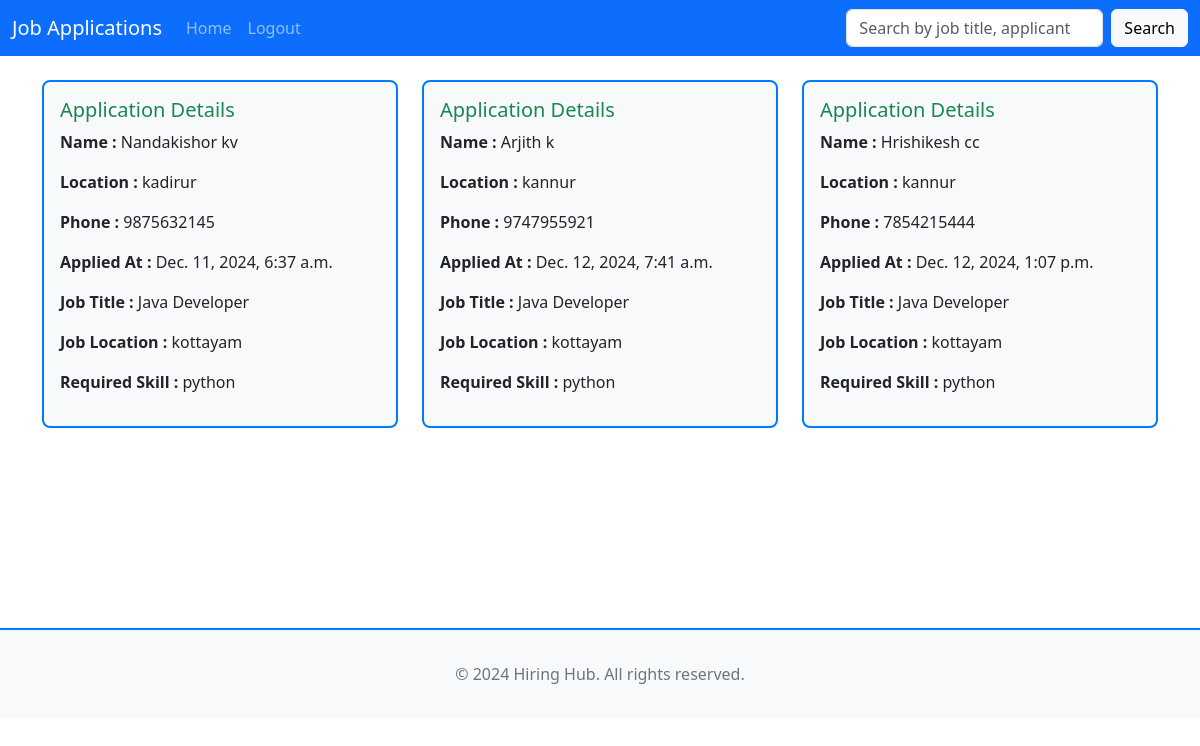
Screenshot of /viewjobapply/ (signed in) with the database file from the repository.
### job/models.py (models this page shows)
class Application(models.Model):
    user_id = models.ForeignKey(Profile, on_delete=models.CASCADE)
    job_id = models.ForeignKey(Job, on_delete=models.CASCADE)
    company_id = models.ForeignKey(Company, on_delete=models.CASCADE)
    applied_at = models.DateTimeField(auto_now_add=True)
    status = models.CharField(max_length=50, choices=[
        ('applied', 'Applied'),
        ('interview', 'Interview'),
        ('rejected', 'Rejected'),
        ('hired', 'Hired'),
    ])

class Profile(models.Model):
    user_id = models.ForeignKey(User, on_delete=models.CASCADE)
    phone = models.CharField(max_length=15, blank=True)
    resume = models.FileField(upload_to='resumes/', blank=True)
    location = models.CharField(max_length=100, blank=True)
    skills = models.ManyToManyField(Skill, blank=True)  # Many-to-many relationship

class User(AbstractUser):
    user_type=models.CharField(max_length=100)

class Job(models.Model):
    company_id = models.ForeignKey(Company, on_delete=models.CASCADE)
    department_id = models.ForeignKey(Department, on_delete=models.CASCADE)
    skill_id = models.ForeignKey(Skill, on_delete=models.CASCADE)
    title = models.CharField(max_length=255)
    description = models.CharField(max_length=500)
    location = models.CharField(max_length=100)
    posted_at = models.DateTimeField(auto_now_add=True)
    closing_date = models.DateTimeField()

class Skill(models.Model):
    sk_name = models.CharField(max_length=100)

### job/views.py (the view, shortened to what this page needs)
# urls.py: path('viewjobapply/',views.viewjobapply,name="viewjobapply")
@login_required
def viewjobapply(request):
    company_id = request.session.get('Company_id')
    if not company_id:
        return HttpResponse("Company ID not found in session. Please log in as a company.")
    try:
        company = Company.objects.get(Company_id=company_id)
    except Company.DoesNotExist:
        return HttpResponse("No company found with the given Company ID.")
    jobs = Job.objects.filter(company_id=company)
    applications = Application.objects.filter(job_id__in=jobs).select_related(
        'job_id', 'job_id__skill_id', 'user_id', 'user_id__user_id'
    )
    query = request.GET.get('q')
    return render(request, "viewjobapply.html", {"applications": applications, "query": query})

### job/templates/viewjobapply.html (shortened to what this page needs)
<!DOCTYPE html>
<html lang="en">
<head>
    <link href="https://cdn.jsdelivr.net/npm/bootstrap@5.3.0/dist/css/bootstrap.min.css" rel="stylesheet">
</head>
<body>
    <nav class="navbar navbar-expand-lg navbar-dark bg-primary">
        <div class="container-fluid">
            <a class="navbar-brand" href="#">Job Applications</a>
            <div class="collapse navbar-collapse" id="navbarNav">
                <ul class="navbar-nav me-auto">
                    <li class="nav-item">
                        <a class="nav-link" href="{% url 'Companyhome' %}">Home</a>
                    </li>
                    <li class="nav-item">
                        <a class="nav-link" href="{% url 'logouts' %}">Logout</a>
                    </li>
                </ul>
                <form class="d-flex" method="get" action="">
                    <input class="form-control me-2" type="search" name="q" placeholder="Search by job title, applicant name, or skill" value="{{ query|default:'' }}">
                    <button class="btn btn-light" type="submit">Search</button>
                </form>
            </div>
        </div>
    </nav>
    <div class="container my-4">
        {% if applications %}
            <div class="row g-4">
                {% for app in applications %}
                <div class="col-md-6 col-lg-4">
                    <div class="card custom-card h-100">
                        <div class="card-body">
                            <h5 class="card-title text-success">Application Details</h5>
                            <p><strong>Name : </strong> {{ app.user_id.user_id.first_name }} {{ app.user_id.user_id.last_name }}</p>
                            <p><strong>Location : </strong> {{ app.user_id.location }}</p>
                            <p><strong>Phone : </strong> {{ app.user_id.phone }}</p>
                            <p><strong>Applied At : </strong> {{ app.applied_at }}</p>
                            <p><strong>Job Title : </strong> {{ app.job_id.title }}</p>
                            <p><strong>Job Location : </strong> {{ app.job_id.location }}</p>
                            <p><strong>Required Skill : </strong> {{ app.job_id.skill_id.sk_name }}</p>
                        </div>
                    </div>
                </div>
                {% endfor %}
            </div>
        {% else %}
            <p class="text-center">No applications found.</p>
        {% endif %}
    </div>
    <footer class="text-center cd">
        <div class="container">
            <p>&copy; 2024 Hiring Hub. All rights reserved.</p>
        </div>
    </footer>
</body>
</html>

### job/templates/viewjobapply.html (style rules this page uses)
.custom-card { background-color: #f8f9fa; border: 2px solid #007BFF; border-radius: 8px; }
footer { background-color: #f8f9fa; padding: 2rem 0; border-top: 2px solid #007BFF; }
footer p { margin: 0; color: #6c757d; }
.cd { margin-top: 200px; }

### rows the page displays
Application: user_id.user_id.first_name "Nandakishor", user_id.user_id.last_name "kv", user_id.location "kadirur", user_id.phone "9875632145", applied_at "Dec. 11, 2024, 6:37 a.m.", job_id "Java Developer", job_id.location "kottayam", job_id.skill_id.sk_name "python"
Application: user_id.user_id.first_name "Arjith", user_id.user_id.last_name "k", user_id.location "kannur", user_id.phone "9747955921", applied_at "Dec. 12, 2024, 7:41 a.m.", job_id "Java Developer", job_id.location "kottayam", job_id.skill_id.sk_name "python"
Application: user_id.user_id.first_name "Hrishikesh", user_id.user_id.last_name "cc", user_id.location "kannur", user_id.phone "7854215444", applied_at "Dec. 12, 2024, 1:07 p.m.", job_id "Java Developer", job_id.location "kottayam", job_id.skill_id.sk_name "python"
